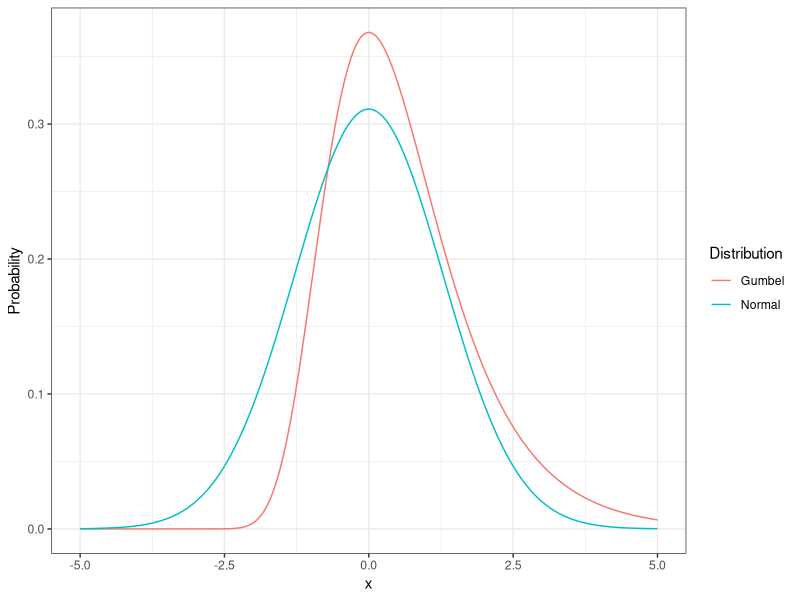
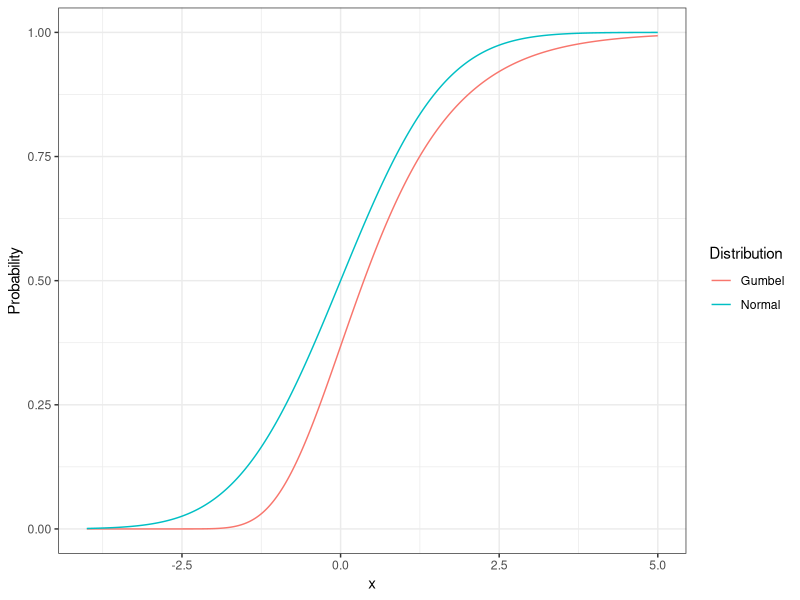

Source code (R) for these figures, in order:
## ---- chunk 1
library(tidyverse)
## ---- chunk 2
pdf <- tibble(
  x = seq(-5, 5, by = 0.01),
  Normal = dnorm(x, sd = sqrt(pi^2/6)),
  Gumbel = exp(-x) * exp(-exp(-x))
) 

ggplot(pdf %>% gather(key = "Distribution", value = "Probability", -x),
       aes(x = x, y = Probability, color = Distribution)) +
  geom_line() + 
  theme_bw()
## ---- chunk 3
cdf <- tibble(
  x = seq(-4, 5, by = 0.01),
  Normal = pnorm(x, sd = sqrt(pi^2 / 6)),
  Gumbel = exp(-exp(-x))
) 

ggplot(cdf %>% gather(key = "Distribution", value = "Probability", -x),
       aes(x = x, y = Probability, color = Distribution)) +
  geom_line() + 
  theme_bw()

## ---- chunk 4
#' Function to compute mnl probabilities
#' @param vi utility of target alternative
#' @param ... utilities of other alternatives
mnl_prob <- function(vi, ...){
  vj <- c(...)
  exp(vi) / sum(exp(vj))
}
